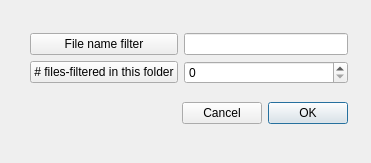
<ui version="4.0" >
 <class>import_filelist_tool</class>
 <widget class="QDialog" name="import_filelist_tool" >
  <property name="geometry" >
   <rect>
    <x>0</x>
    <y>0</y>
    <width>371</width>
    <height>163</height>
   </rect>
  </property>
  <property name="windowTitle" >
   <string>Image/file sequence importer</string>
  </property>
  <widget class="QWidget" name="layoutWidget" >
   <property name="geometry" >
    <rect>
     <x>30</x>
     <y>21</y>
     <width>318</width>
     <height>117</height>
    </rect>
   </property>
   <layout class="QVBoxLayout" >
    <item>
     <layout class="QGridLayout" >
      <item row="0" column="0" >
       <widget class="QPushButton" name="filterButton" >
        <property name="text" >
         <string>File name filter</string>
        </property>
       </widget>
      </item>
      <item row="0" column="1" >
       <widget class="QLineEdit" name="filterEdit" />
      </item>
      <item row="1" column="0" >
       <widget class="QPushButton" name="numimgButton" >
        <property name="text" >
         <string># files-filtered in this folder</string>
        </property>
       </widget>
      </item>
      <item row="1" column="1" >
       <widget class="QSpinBox" name="numimgBox" />
      </item>
     </layout>
    </item>
    <item>
     <layout class="QHBoxLayout" >
      <item>
       <spacer>
        <property name="orientation" >
         <enum>Qt::Horizontal</enum>
        </property>
        <property name="sizeHint" stdset="0" >
         <size>
          <width>40</width>
          <height>20</height>
         </size>
        </property>
       </spacer>
      </item>
      <item>
       <widget class="QPushButton" name="cancelButton" >
        <property name="text" >
         <string>Cancel</string>
        </property>
       </widget>
      </item>
      <item>
       <widget class="QPushButton" name="okButton" >
        <property name="text" >
         <string>OK</string>
        </property>
        <property name="default" >
         <bool>true</bool>
        </property>
       </widget>
      </item>
     </layout>
    </item>
   </layout>
  </widget>
 </widget>
 <resources/>
 <connections>
  <connection>
   <sender>okButton</sender>
   <signal>clicked()</signal>
   <receiver>import_filelist_tool</receiver>
   <slot>accept()</slot>
   <hints>
    <hint type="sourcelabel" >
     <x>145</x>
     <y>79</y>
    </hint>
    <hint type="destinationlabel" >
     <x>76</x>
     <y>88</y>
    </hint>
   </hints>
  </connection>
  <connection>
   <sender>cancelButton</sender>
   <signal>clicked()</signal>
   <receiver>import_filelist_tool</receiver>
   <slot>reject()</slot>
   <hints>
    <hint type="sourcelabel" >
     <x>243</x>
     <y>84</y>
    </hint>
    <hint type="destinationlabel" >
     <x>280</x>
     <y>92</y>
    </hint>
   </hints>
  </connection>
 </connections>
</ui>
